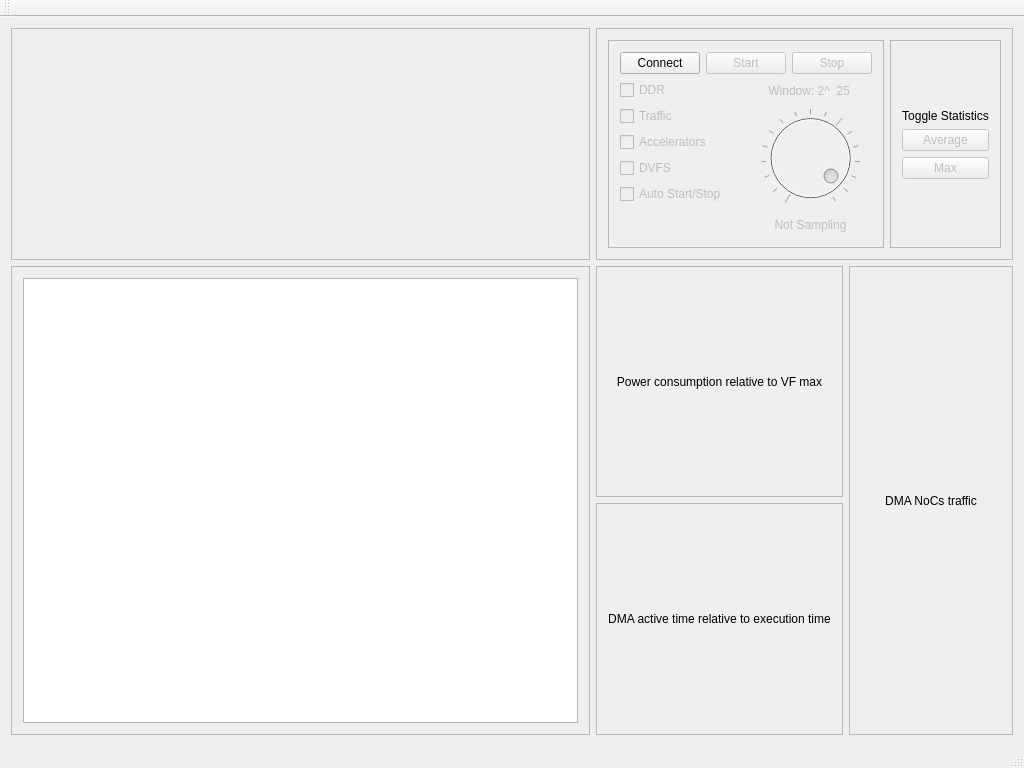
<?xml version="1.0" encoding="UTF-8"?>
<ui version="4.0">
 <class>EspMonMain</class>
 <widget class="QMainWindow" name="EspMonMain">
  <property name="geometry">
   <rect>
    <x>0</x>
    <y>0</y>
    <width>1024</width>
    <height>768</height>
   </rect>
  </property>
  <property name="windowTitle">
   <string>ESP Monitor</string>
  </property>
  <widget class="QWidget" name="centralWidget">
   <layout class="QGridLayout" name="gridLayout">
    <item row="0" column="0">
     <widget class="QFrame" name="frame">
      <property name="frameShape">
       <enum>QFrame::StyledPanel</enum>
      </property>
      <property name="frameShadow">
       <enum>QFrame::Raised</enum>
      </property>
      <layout class="QHBoxLayout" name="horizontalLayout_2">
       <item>
        <layout class="QGridLayout" name="layout_soc">
         <property name="spacing">
          <number>0</number>
         </property>
        </layout>
       </item>
      </layout>
     </widget>
    </item>
    <item row="1" column="0" rowspan="2">
     <widget class="QFrame" name="frame_3">
      <property name="frameShape">
       <enum>QFrame::StyledPanel</enum>
      </property>
      <property name="frameShadow">
       <enum>QFrame::Raised</enum>
      </property>
      <layout class="QVBoxLayout" name="layout_frame_3">
       <item>
        <layout class="QVBoxLayout" name="layout_stat">
         <item>
          <widget class="QTextBrowser" name="textBrowser"/>
         </item>
        </layout>
       </item>
      </layout>
     </widget>
    </item>
    <item row="1" column="1">
     <widget class="QFrame" name="frame_4">
      <property name="frameShape">
       <enum>QFrame::StyledPanel</enum>
      </property>
      <property name="frameShadow">
       <enum>QFrame::Raised</enum>
      </property>
      <layout class="QVBoxLayout" name="verticalLayout">
       <item>
        <widget class="QLabel" name="label_power_title">
         <property name="text">
          <string>Power consumption relative to VF max</string>
         </property>
         <property name="alignment">
          <set>Qt::AlignCenter</set>
         </property>
        </widget>
       </item>
       <item>
        <layout class="QHBoxLayout" name="layout_power"/>
       </item>
       <item>
        <layout class="QHBoxLayout" name="layout_power_label"/>
       </item>
      </layout>
     </widget>
    </item>
    <item row="1" column="2" rowspan="2">
     <widget class="QFrame" name="frame_6">
      <property name="frameShape">
       <enum>QFrame::StyledPanel</enum>
      </property>
      <property name="frameShadow">
       <enum>QFrame::Raised</enum>
      </property>
      <layout class="QVBoxLayout" name="verticalLayout_8">
       <item>
        <widget class="QLabel" name="label_traffic_title1">
         <property name="text">
          <string>DMA NoCs traffic</string>
         </property>
         <property name="alignment">
          <set>Qt::AlignCenter</set>
         </property>
        </widget>
       </item>
       <item>
        <layout class="QVBoxLayout" name="layout_frame_heat"/>
       </item>
      </layout>
     </widget>
    </item>
    <item row="2" column="1">
     <widget class="QFrame" name="frame_5">
      <property name="frameShape">
       <enum>QFrame::StyledPanel</enum>
      </property>
      <property name="frameShadow">
       <enum>QFrame::Raised</enum>
      </property>
      <layout class="QVBoxLayout" name="verticalLayout_6">
       <item>
        <widget class="QLabel" name="label_acc_title">
         <property name="text">
          <string>DMA active time relative to execution time</string>
         </property>
         <property name="alignment">
          <set>Qt::AlignCenter</set>
         </property>
        </widget>
       </item>
       <item>
        <layout class="QHBoxLayout" name="layout_acc"/>
       </item>
       <item>
        <layout class="QHBoxLayout" name="layout_acc_label"/>
       </item>
      </layout>
     </widget>
    </item>
    <item row="0" column="1" colspan="2">
     <widget class="QFrame" name="frame_2">
      <property name="frameShape">
       <enum>QFrame::StyledPanel</enum>
      </property>
      <property name="frameShadow">
       <enum>QFrame::Raised</enum>
      </property>
      <layout class="QHBoxLayout" name="horizontalLayout">
       <item>
        <widget class="QFrame" name="frame_7">
         <property name="frameShape">
          <enum>QFrame::StyledPanel</enum>
         </property>
         <property name="frameShadow">
          <enum>QFrame::Raised</enum>
         </property>
         <layout class="QVBoxLayout" name="verticalLayout_2">
          <item>
           <layout class="QHBoxLayout" name="layout_mmi_btns">
            <item>
             <widget class="QPushButton" name="btn_mmi_open">
              <property name="text">
               <string>Connect</string>
              </property>
             </widget>
            </item>
            <item>
             <widget class="QPushButton" name="btn_mmi_start">
              <property name="enabled">
               <bool>false</bool>
              </property>
              <property name="text">
               <string>Start</string>
              </property>
             </widget>
            </item>
            <item>
             <widget class="QPushButton" name="btn_mmi_stop">
              <property name="enabled">
               <bool>false</bool>
              </property>
              <property name="text">
               <string>Stop</string>
              </property>
             </widget>
            </item>
           </layout>
          </item>
          <item>
           <layout class="QHBoxLayout" name="layout_mmi">
            <item>
             <layout class="QVBoxLayout" name="verticalLayout_7">
              <item>
               <widget class="QCheckBox" name="check_mmi_ddr">
                <property name="enabled">
                 <bool>false</bool>
                </property>
                <property name="text">
                 <string>DDR</string>
                </property>
               </widget>
              </item>
              <item>
               <widget class="QCheckBox" name="check_mmi_traffic">
                <property name="enabled">
                 <bool>false</bool>
                </property>
                <property name="text">
                 <string>Traffic</string>
                </property>
               </widget>
              </item>
              <item>
               <widget class="QCheckBox" name="check_mmi_acc">
                <property name="enabled">
                 <bool>false</bool>
                </property>
                <property name="text">
                 <string>Accelerators</string>
                </property>
               </widget>
              </item>
              <item>
               <widget class="QCheckBox" name="check_mmi_dvfs">
                <property name="enabled">
                 <bool>false</bool>
                </property>
                <property name="text">
                 <string>DVFS</string>
                </property>
               </widget>
              </item>
              <item>
               <widget class="QCheckBox" name="check_mmi_auto">
                <property name="enabled">
                 <bool>false</bool>
                </property>
                <property name="text">
                 <string>Auto Start/Stop</string>
                </property>
               </widget>
              </item>
              <item>
               <widget class="QLabel" name="label_mmi_warn">
                <property name="font">
                 <font>
                  <weight>75</weight>
                  <bold>true</bold>
                 </font>
                </property>
                <property name="frameShape">
                 <enum>QFrame::NoFrame</enum>
                </property>
                <property name="frameShadow">
                 <enum>QFrame::Plain</enum>
                </property>
                <property name="text">
                 <string/>
                </property>
                <property name="alignment">
                 <set>Qt::AlignCenter</set>
                </property>
               </widget>
              </item>
             </layout>
            </item>
            <item>
             <layout class="QVBoxLayout" name="verticalLayout_9">
              <item>
               <layout class="QHBoxLayout" name="layout_mmi_win_label">
                <item>
                 <widget class="QLabel" name="label_mmi_win_fixed">
                  <property name="enabled">
                   <bool>false</bool>
                  </property>
                  <property name="text">
                   <string>Window: 2^</string>
                  </property>
                  <property name="alignment">
                   <set>Qt::AlignRight|Qt::AlignTrailing|Qt::AlignVCenter</set>
                  </property>
                  <property name="margin">
                   <number>0</number>
                  </property>
                  <property name="indent">
                   <number>0</number>
                  </property>
                 </widget>
                </item>
                <item>
                 <widget class="QLabel" name="label_mmi_win">
                  <property name="enabled">
                   <bool>false</bool>
                  </property>
                  <property name="sizePolicy">
                   <sizepolicy hsizetype="Maximum" vsizetype="Preferred">
                    <horstretch>0</horstretch>
                    <verstretch>0</verstretch>
                   </sizepolicy>
                  </property>
                  <property name="text">
                   <string>25</string>
                  </property>
                  <property name="alignment">
                   <set>Qt::AlignRight|Qt::AlignTrailing|Qt::AlignVCenter</set>
                  </property>
                  <property name="margin">
                   <number>0</number>
                  </property>
                  <property name="indent">
                   <number>22</number>
                  </property>
                 </widget>
                </item>
               </layout>
              </item>
              <item>
               <widget class="QDial" name="dial_mmi_win">
                <property name="enabled">
                 <bool>false</bool>
                </property>
                <property name="minimum">
                 <number>10</number>
                </property>
                <property name="maximum">
                 <number>26</number>
                </property>
                <property name="value">
                 <number>25</number>
                </property>
                <property name="sliderPosition">
                 <number>25</number>
                </property>
                <property name="notchesVisible">
                 <bool>true</bool>
                </property>
               </widget>
              </item>
              <item>
               <widget class="QLabel" name="feedback">
                <property name="enabled">
                 <bool>false</bool>
                </property>
                <property name="text">
                 <string>Not Sampling</string>
                </property>
                <property name="alignment">
                 <set>Qt::AlignCenter</set>
                </property>
               </widget>
              </item>
             </layout>
            </item>
           </layout>
          </item>
         </layout>
        </widget>
       </item>
       <item>
        <widget class="QFrame" name="frame_8">
         <property name="frameShape">
          <enum>QFrame::StyledPanel</enum>
         </property>
         <property name="frameShadow">
          <enum>QFrame::Raised</enum>
         </property>
         <layout class="QVBoxLayout" name="verticalLayout_3">
          <item>
           <layout class="QVBoxLayout" name="layout_options">
            <item>
             <widget class="QLabel" name="label_options">
              <property name="sizePolicy">
               <sizepolicy hsizetype="Preferred" vsizetype="Fixed">
                <horstretch>0</horstretch>
                <verstretch>0</verstretch>
               </sizepolicy>
              </property>
              <property name="text">
               <string>Toggle Statistics</string>
              </property>
              <property name="alignment">
               <set>Qt::AlignCenter</set>
              </property>
             </widget>
            </item>
            <item>
             <widget class="QPushButton" name="btn_stat_ave">
              <property name="enabled">
               <bool>false</bool>
              </property>
              <property name="text">
               <string>Average</string>
              </property>
             </widget>
            </item>
            <item>
             <widget class="QPushButton" name="btn_stat_max">
              <property name="enabled">
               <bool>false</bool>
              </property>
              <property name="text">
               <string>Max</string>
              </property>
             </widget>
            </item>
           </layout>
          </item>
         </layout>
        </widget>
       </item>
      </layout>
     </widget>
    </item>
   </layout>
  </widget>
  <widget class="QMenuBar" name="menuBar">
   <property name="geometry">
    <rect>
     <x>0</x>
     <y>0</y>
     <width>1024</width>
     <height>25</height>
    </rect>
   </property>
  </widget>
  <widget class="QToolBar" name="EpsMonBar">
   <attribute name="toolBarArea">
    <enum>TopToolBarArea</enum>
   </attribute>
   <attribute name="toolBarBreak">
    <bool>false</bool>
   </attribute>
  </widget>
  <widget class="QStatusBar" name="statusBar"/>
 </widget>
 <layoutdefault spacing="6" margin="11"/>
 <resources/>
 <connections/>
</ui>
